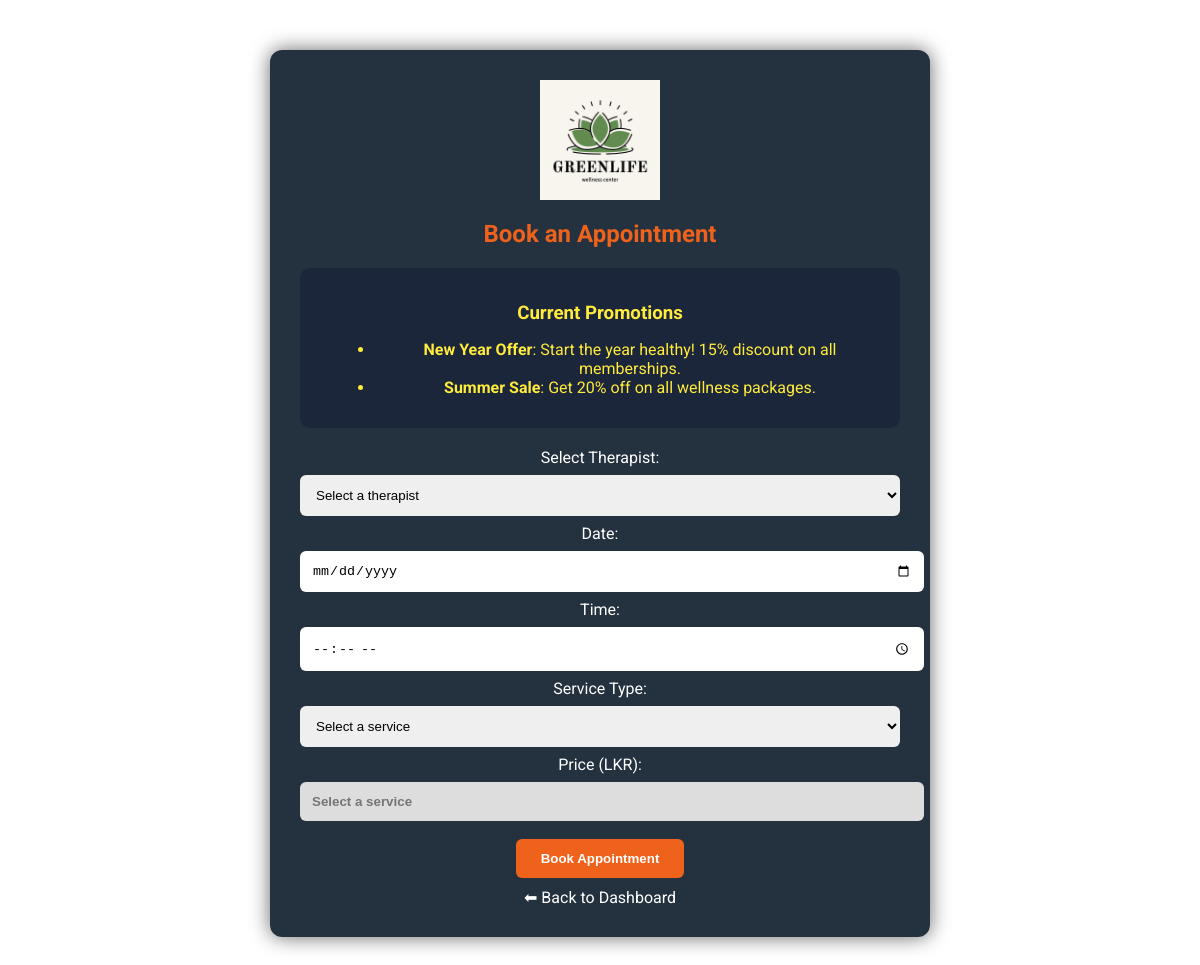
Page /Pages/book_appointment.php (signed in) on the committed database.
### tables this page shows
CREATE TABLE IF NOT EXISTS `promotions` (
  `id` int NOT NULL AUTO_INCREMENT,
  `title` varchar(100) NOT NULL,
  `description` text NOT NULL,
  `discount` decimal(5,2) NOT NULL,
  `valid_until` date NOT NULL,
  `created_at` timestamp NULL DEFAULT CURRENT_TIMESTAMP,
  `status` varchar(20) NOT NULL DEFAULT 'Active',
  PRIMARY KEY (`id`)
);

### Pages/book_appointment.php (the view, shortened to what this page needs)
<?php
include 'DBconnect.php';
$promotions = $conn->query("SELECT * FROM promotions ORDER BY id DESC");
?>
<!DOCTYPE html>
<html lang="en">
<head>
</head>
<body>
<div class="container">
    <img src="../Images/logo.png" alt="GreenLife Wellness Logo" class="logo">
    <h2>Book an Appointment</h2>
    <?php if($promotions->num_rows > 0): ?>
        <div class="promotions">
            <h3>Current Promotions</h3>
            <ul>
                <?php while($promo = $promotions->fetch_assoc()): ?>
                    <li>
                        <strong><?= htmlspecialchars($promo['title']) ?></strong>: <?= htmlspecialchars($promo['description']) ?>
                    </li>
                <?php endwhile; ?>
            </ul>
        </div>
    <?php endif; ?>
    <form method="POST">
        <label>Select Therapist:</label>
        <select name="therapist_id" required>
            <option value="" disabled selected>Select a therapist</option>
        </select>
        <label>Date:</label>
        <input type="date" name="appointment_date" required>
        <label>Time:</label>
        <input type="time" name="appointment_time" required>
        <label>Service Type:</label>
        <select name="service_type" id="service_type" required>
            <option value="" disabled selected>Select a service</option>
        </select>
        <label>Price (LKR):</label>
        <input type="text" id="price" name="price" readonly placeholder="Select a service">
        <button type="submit" name="book">Book Appointment</button>
    </form>
    <a href="customer_dashboard.php" class="back-btn">⬅ Back to Dashboard</a>
</div>
</body>
</html>

### Pages/book_appointment.php (style rules this page uses)
body { font-family: 'Roboto', sans-serif; margin: 0; padding: 0; background: url('../Images/dashboard-bg.jpg') no-repeat center center fixed; background-size: cover; color: #fff; }
.container { background: rgba(13, 27, 42, 0.9); width: 90%; max-width: 600px; margin: 50px auto; padding: 30px; border-radius: 12px; box-shadow: 0 0 20px rgba(0,0,0,0.6); text-align: center; }
.container img.logo { display: block; margin: 0 auto 20px; width: 120px; }
h2 { color: #ef621b; margin-bottom: 20px; }
form input, form select { width: 100%; padding: 12px; margin: 8px 0; border-radius: 6px; border: none; }
form input[readonly] { background: #ddd; color: #000; font-weight: bold; }
form button { padding: 12px 25px; background: #ef621b; color: #fff; border: none; border-radius: 6px; font-weight: bold; cursor: pointer; margin-top: 10px; }
.back-btn { display:inline-block; margin-top:10px; color:#fff; text-decoration:none; }
.promotions { background: #1B263B; padding: 15px; border-radius: 10px; margin-bottom: 20px; color: #ffeb3b; }
.promotions h3 { margin-bottom: 10px; }
.promotions ul { list-style-type: disc; margin-left: 20px; }

### rows in the picture
promotions: title "New Year Offer", description "Start the year healthy! 15% discount on all memberships."
promotions: title "Summer Sale", description "Get 20% off on all wellness packages."
